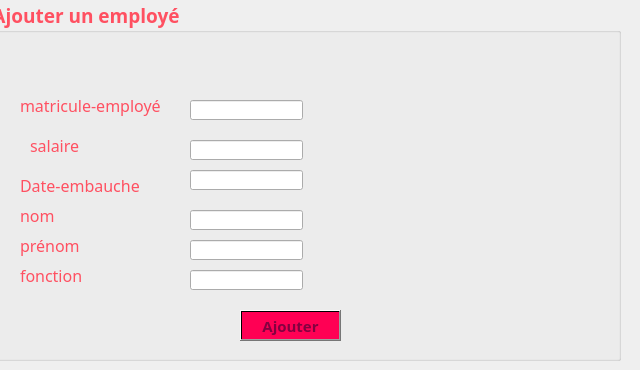
     <widget class="QWidget" name="ajouteremp">
      <attribute name="title">
       <string>Ajouter</string>
      </attribute>
      <widget class="QGroupBox" name="groupBox">
       <property name="geometry">
        <rect>
         <x>-10</x>
         <y>0</y>
         <width>631</width>
         <height>361</height>
        </rect>
       </property>
       <property name="font">
        <font>
         <family>Lucida Calligraphy</family>
         <pointsize>14</pointsize>
         <weight>75</weight>
         <bold>true</bold>
        </font>
       </property>
       <property name="styleSheet">
        <string notr="true">color: rgb(255, 80, 97);
</string>
       </property>
       <property name="title">
        <string>Ajouter un employé</string>
       </property>
       <property name="flat">
        <bool>false</bool>
       </property>
       <property name="checkable">
        <bool>false</bool>
       </property>
       <widget class="QLabel" name="label_7">
        <property name="geometry">
         <rect>
          <x>30</x>
          <y>200</y>
          <width>171</width>
          <height>31</height>
         </rect>
        </property>
        <property name="font">
         <font>
          <family>Lucida Calligraphy</family>
          <pointsize>12</pointsize>
         </font>
        </property>
        <property name="text">
         <string>nom</string>
        </property>
       </widget>
       <widget class="QLabel" name="label_9">
        <property name="geometry">
         <rect>
          <x>30</x>
          <y>90</y>
          <width>171</width>
          <height>31</height>
         </rect>
        </property>
        <property name="font">
         <font>
          <family>Lucida Calligraphy</family>
          <pointsize>12</pointsize>
         </font>
        </property>
        <property name="text">
         <string>matricule-employé</string>
        </property>
       </widget>
       <widget class="QLabel" name="label_11">
        <property name="geometry">
         <rect>
          <x>30</x>
          <y>170</y>
          <width>171</width>
          <height>31</height>
         </rect>
        </property>
        <property name="font">
         <font>
          <family>Lucida Calligraphy</family>
          <pointsize>12</pointsize>
         </font>
        </property>
        <property name="text">
         <string>Date-embauche</string>
        </property>
       </widget>
       <widget class="QLabel" name="label_8">
        <property name="geometry">
         <rect>
          <x>30</x>
          <y>230</y>
          <width>171</width>
          <height>31</height>
         </rect>
        </property>
        <property name="font">
         <font>
          <family>Lucida Calligraphy</family>
          <pointsize>12</pointsize>
         </font>
        </property>
        <property name="text">
         <string>prénom</string>
        </property>
       </widget>
       <widget class="QLabel" name="label_13">
        <property name="geometry">
         <rect>
          <x>30</x>
          <y>260</y>
          <width>171</width>
          <height>31</height>
         </rect>
        </property>
        <property name="font">
         <font>
          <family>Lucida Calligraphy</family>
          <pointsize>12</pointsize>
         </font>
        </property>
        <property name="text">
         <string>fonction</string>
        </property>
       </widget>
       <widget class="QLabel" name="label_3">
        <property name="geometry">
         <rect>
          <x>-10</x>
          <y>30</y>
          <width>881</width>
          <height>331</height>
         </rect>
        </property>
        <property name="text">
         <string/>
        </property>
        <property name="pixmap">
         <pixmap>../imagesQT/ajoutempback.jpg</pixmap>
        </property>
       </widget>
       <widget class="QPushButton" name="ajoutemp">
        <property name="geometry">
         <rect>
          <x>250</x>
          <y>310</y>
          <width>101</width>
          <height>31</height>
         </rect>
        </property>
        <property name="font">
         <font>
          <family>Lucida Calligraphy</family>
          <pointsize>11</pointsize>
          <weight>75</weight>
          <bold>true</bold>
         </font>
        </property>
        <property name="styleSheet">
         <string notr="true">background-color: qlineargradient(spread:pad, x1:1, y1:0, x2:1, y2:0, stop:0.919598 rgba(255, 0, 84, 255), stop:0.98 rgba(0, 0, 0, 255), stop:1 rgba(235, 148, 61, 255));
color: rgb(132, 1, 64);</string>
        </property>
        <property name="text">
         <string>Ajouter</string>
        </property>
       </widget>
       <widget class="QLabel" name="label_19">
        <property name="geometry">
         <rect>
          <x>40</x>
          <y>130</y>
          <width>171</width>
          <height>31</height>
         </rect>
        </property>
        <property name="font">
         <font>
          <family>Lucida Calligraphy</family>
          <pointsize>12</pointsize>
         </font>
        </property>
        <property name="text">
         <string>salaire</string>
        </property>
       </widget>
       <widget class="QLineEdit" name="matricule">
        <property name="geometry">
         <rect>
          <x>200</x>
          <y>100</y>
          <width>113</width>
          <height>20</height>
         </rect>
        </property>
       </widget>
       <widget class="QLineEdit" name="nom">
        <property name="geometry">
         <rect>
          <x>200</x>
          <y>210</y>
          <width>113</width>
          <height>20</height>
         </rect>
        </property>
       </widget>
       <widget class="QLineEdit" name="prenom">
        <property name="geometry">
         <rect>
          <x>200</x>
          <y>240</y>
          <width>113</width>
          <height>20</height>
         </rect>
        </property>
       </widget>
       <widget class="QLineEdit" name="dateemb">
        <property name="geometry">
         <rect>
          <x>200</x>
          <y>170</y>
          <width>113</width>
          <height>20</height>
         </rect>
        </property>
       </widget>
       <widget class="QLineEdit" name="salaire">
        <property name="geometry">
         <rect>
          <x>200</x>
          <y>140</y>
          <width>113</width>
          <height>20</height>
         </rect>
        </property>
       </widget>
       <widget class="QLineEdit" name="fonction">
        <property name="geometry">
         <rect>
          <x>200</x>
          <y>270</y>
          <width>113</width>
          <height>20</height>
         </rect>
        </property>
       </widget>
       <zorder>label_3</zorder>
       <zorder>label_7</zorder>
       <zorder>label_9</zorder>
       <zorder>label_11</zorder>
       <zorder>label_8</zorder>
       <zorder>label_13</zorder>
       <zorder>ajoutemp</zorder>
       <zorder>label_19</zorder>
       <zorder>matricule</zorder>
       <zorder>nom</zorder>
       <zorder>prenom</zorder>
       <zorder>dateemb</zorder>
       <zorder>salaire</zorder>
       <zorder>fonction</zorder>
      </widget>
     </widget>
